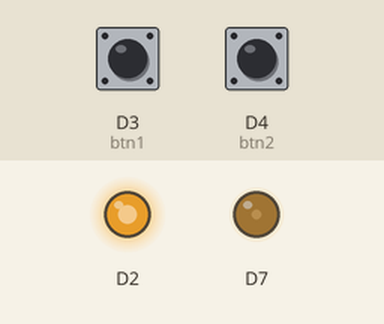
This program was run on a simulated ESP8266 (Wemos D1 mini). Shown: output pins drawn as LEDs (lit = HIGH). Inputs (shaded band) come from the test bench; at power-on: D4 (btn2) HIGH, D3 (btn1) HIGH.

Above: at 1.2 s.
Timing chart, 0 to 0.0 s (numbered marks = the images above; inputs shaded):
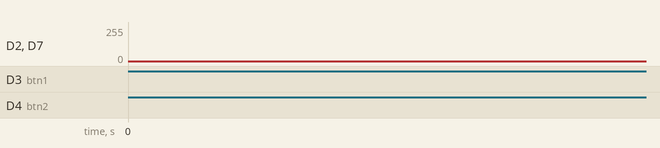

The program:

main.cpp
```cpp
#include <Arduino.h>
#include <OneButton.h>
#include <Ticker.h>
#include <WeirdSegment.h>

/*
Example: Stopwatch.
*/

void onTicker();
void onResetBtnClick();
void onPlayPauseBtnClick();

OneButton btn1(D3, true, true);
OneButton btn2(D4, true, true);
Ticker ticker(onTicker, 500);
WeirdSegment display;

unsigned long counter = 0;
unsigned long counter_offset = 0;
bool is_running = false;

void setup() {
  Serial.begin(115200);
  while (!Serial) {
  };

  display.begin(D0, D1, D2, D5, D6, D7);
  btn1.attachClick(onResetBtnClick);
  btn2.attachClick(onPlayPauseBtnClick);

  display.clear();
  display.writeNumber(0);
  display.update();
}

void loop() {
  if (is_running) {
    counter = millis() - counter_offset;
  }

  display.clear();
  display.writeNumber(counter / 100);
  display.writeDecimalPoint();
  display.update();

  btn1.tick();
  btn2.tick();
  ticker.update();
}

void onResetBtnClick() {
  counter_offset = millis();
  counter = 0;

  if (!is_running) {
    ticker.stop();
    display.setOutputEnabled(true);
  }
}

void onPlayPauseBtnClick() {
  if (!is_running) {
    is_running = true;
    counter_offset = millis() - counter;
    ticker.stop();
    display.setOutputEnabled(true);
  } else {
    is_running = false;
    ticker.start();
  }
}

void onTicker() { display.setOutputEnabled(!display.isOutputEnabled()); }
```
